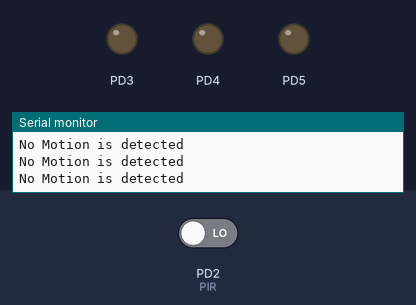
The program below on a simulated ATmega328P, built with avr-gcc and emulated at 16 MHz (the files do not name the chip). Parts: output pins drawn as LEDs (lit = HIGH), the last lines printed to the serial monitor. The inputs (shaded band) are chosen by the test bench; at power-on: PD2 (PIR) LOW.

Above: at 8.8 s.
8.9 s: PD2 (PIR) driven HIGH
At 9.8 s:
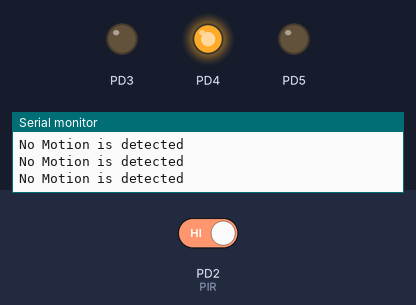
At 14.1 s:
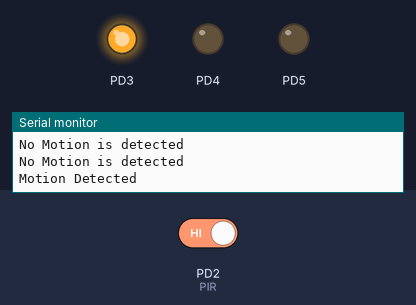
Timing chart, 0 to 19.2 s (numbered marks = the images above; inputs shaded):
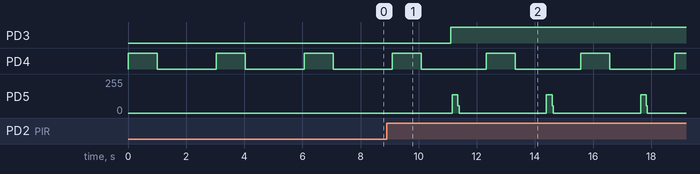

Measured:
- after the input at 8.9 s, PD3: LOW → HIGH after 2.2 s; PD5: 0/255 → 136/255 after 2.3 s, then repeats every 3.2 s: 55/255 0.04 s, 0/255 3.0 s, 136/255 0.20 s
- by itself, PD4: alternates HIGH for 1.0 s and LOW for 2.2 s

The program:

main.cpp
```cpp
#define F_CPU 16000000UL
#include <avr/io.h>
#include <util/delay.h>
#define BAUD 9600
#define MYUBRR F_CPU/16/BAUD-1


void UART_init(unsigned int ubrr) {
    UBRR0H = (unsigned char)(ubrr >> 8);
    UBRR0L = (unsigned char)ubrr;

    UCSR0B = (1 << TXEN0); // Enable transmitter
    UCSR0C = (1 << UCSZ01) | (1 << UCSZ00); // 8-bit data
}

void UART_transmit(char data) {
    while (!(UCSR0A & (1 << UDRE0)));

    UDR0 = data;
}

void UART_print(char *str) {
    while (*str) {
        UART_transmit(*str++);
    }
}


void tone(uint16_t frequency) {

    uint16_t delay_us = 1000000UL / (2 * frequency);

    PORTD |= (1 << PD5);
    _delay_us(delay_us);

    PORTD &= ~(1 << PD5);
    _delay_us(delay_us);
}

void noTone() {

    PORTD &= ~(1 << PD5);
}

int main(void) {

    UART_init(MYUBRR);

  	DDRD &= ~(1 << PD2); // PIR input pin -> Digital pin 2
    DDRD = (1 << PD4)|(1 << PD3)|(1 << PD5); // Motion detection LED (RED) -> Digital pin 3 ,System detection LED (GREEN) -> Digital pin 4

    while (1) {

      //System indicating section
        PORTD |= (1 << PD4);
        _delay_ms(1000);
        PORTD &= ~(1 << PD4);
        _delay_ms(1000);


      //PIR Detection and motion indicating section
        if (PIND & (1 << PIND2)) {
          //Detection part
          UART_print("Motion Detected\r\n");
          PORTD |= (1 << PD3);
          for (int i = 0; i < 200; i++) {
                tone(1000);
            }
          _delay_ms(1000);
        } else {
          //Not detection part
          UART_print("No Motion is detected\r\n");
          PORTD &= ~(1 << PD3);
          noTone();
          _delay_ms(1000);
        }
    }
    return 0;
}
```
